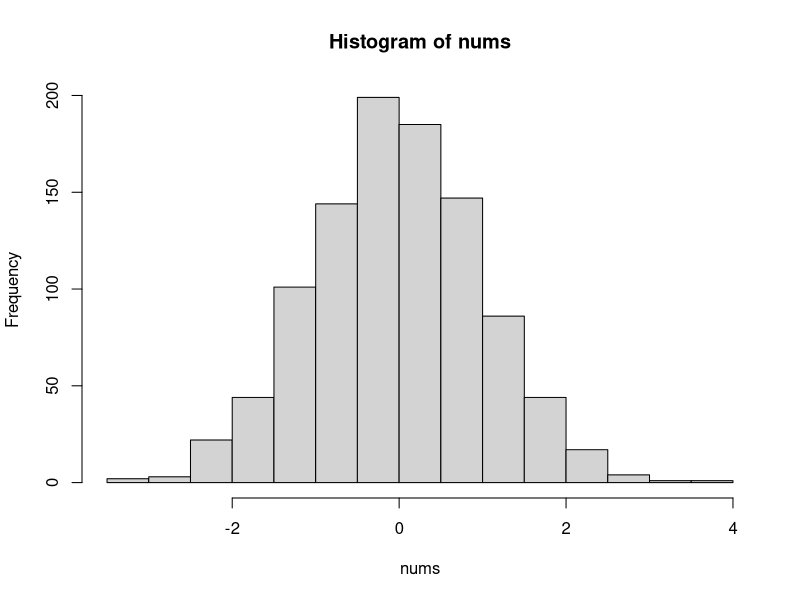
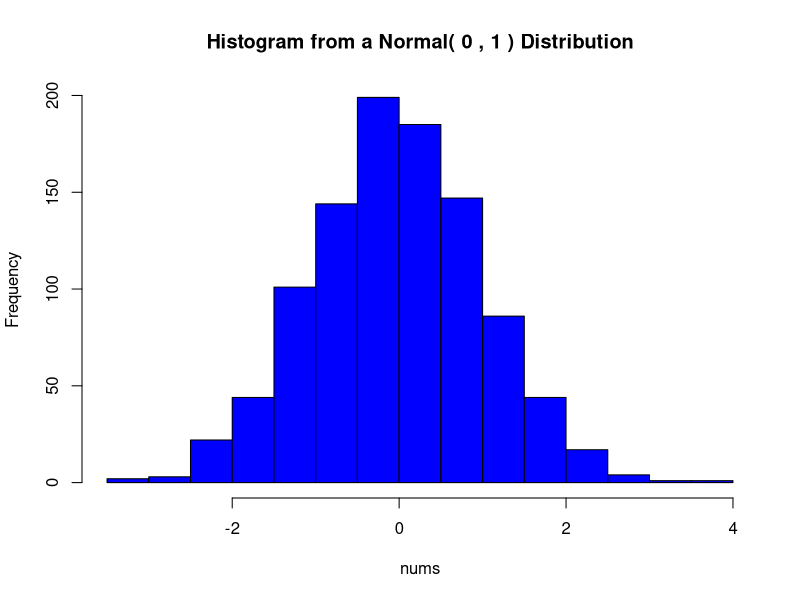

Source code (R) for these figures, in order:
## ---- chunk 1
data(iris)
element_10_5 <- iris[10, 5]
element_10_5
## ---- chunk 2
species_last_5 <- tail(iris$Species, 5)
species_last_5
## ---- chunk 3
average_sepal_length <- mean(iris$Sepal.Length[iris$Petal.Width > 1])
average_sepal_length
## ---- chunk 4
for (i in 1:10) {
  if (i < 5) {
    print(i * 3)
  } else {
    print(i * 2)
  }
}
## ---- chunk 5
set.seed(184)
rand_num <- 0

while (rand_num <= 3) {
  rand_num <- rnorm(1, mean = 1, sd = 2)
  print(rand_num)
}
## ---- chunk 6
rows <- 3
cols <- 4
Counting <- data.frame(matrix(ncol = cols, nrow = rows))
colnames(Counting) <- c("V1", "V2", "V3", "V4")

for (i in 1:rows) {
  for (j in 1:cols) {
    Counting[i, j] <- i + j - 1
  }
}
Counting
## ---- chunk 7
set.seed(184)
plotNormal <- function(repetitions, mean, sd) {
  nums <- rnorm(repetitions, mean, sd)
  hist(nums)
}

#### 5B)
plotNormal(1000, 0, 1)
## ---- chunk 8
set.seed(184)
plotNormal <- function(repetitions, mean, sd, color = "blue") {
  nums <- rnorm(repetitions, mean, sd)
  hist(nums, main = paste("Histogram from a Normal(", mean, ",", sd, ") Distribution"), col = color)
}

plotNormal(1000, 0, 1, "blue")
